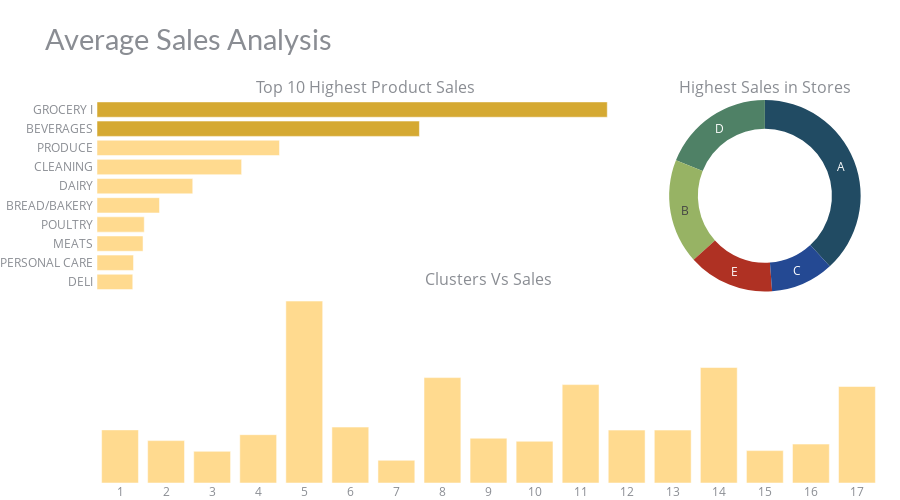

The notebook cell this image was saved under:
### Markdown cell above
Single Chart

### Code cell
# chart color
df_fa_sa['color'] = '#d5a932'
df_fa_sa['color'][2:] = '#ffda8f'
df_cl_sa['color'] = '#ffda8f'
irises_colors = ['rgb(33, 75, 99)', 'rgb(79, 129, 102)', 'rgb(151, 179, 100)',
                 'rgb(175, 49, 35)', 'rgb(36, 73, 147)']
# chart
fig = make_subplots(rows=2, cols=2, 
                    specs=[[{"type": "bar"}, {"type": "pie"}],
                           [{"colspan": 2}, None]],
                    column_widths=[0.7, 0.3], vertical_spacing=0, horizontal_spacing=0.02,
                    subplot_titles=("Top 10 Highest Product Sales", "Highest Sales in Stores", "Clusters Vs Sales"))

fig.add_trace(go.Bar(x=df_fa_sa['sales'], y=df_fa_sa['family'], marker=dict(color= df_fa_sa['color']),
                     name='Family', orientation='h'), 
                     row=1, col=1)
fig.add_trace(go.Pie(values=df_st_sa['sales'], labels=df_st_sa['store_type'], name='Store type',
                     marker_colors = irises_colors, hole=0.7,
                     hoverinfo='label+percent+value', textinfo='label'), 
                    row=1, col=2)
fig.add_trace(go.Bar(x=df_cl_sa['cluster'], y=df_cl_sa['sales'], 
                     marker=dict(color= df_cl_sa['color']), name='Cluster'), 
                     row=2, col=1)

# styling
fig.update_yaxes(showgrid=False, ticksuffix=' ', categoryorder='total ascending', row=1, col=1)
fig.update_xaxes(visible=False, row=1, col=1)
fig.update_xaxes(tickmode = 'array', tickvals=df_cl_sa.cluster, ticktext=[i for i in range(1,17)], row=2, col=1)
fig.update_yaxes(visible=False, row=2, col=1)
fig.update_layout(height=500, bargap=0.2,
                  margin=dict(b=0,r=20,l=20), xaxis=dict(tickmode='linear'),
                  title_text="Average Sales Analysis",
                  template="plotly_white",
                  title_font=dict(size=29, color='#8a8d93', family="Lato, sans-serif"),
                  font=dict(color='#8a8d93'), 
                  hoverlabel=dict(bgcolor="#f2f2f2", font_size=13, font_family="Lato, sans-serif"),
                  showlegend=False)
fig.show()

### Figure 1 — Plotly figure (JSON) as saved in the notebook; plotly's stock layout.template omitted (floating-point values rounded to 4 significant figures)
{"data": [{"marker": {"color": ["#d5a932", "#d5a932", "#ffda8f", "#ffda8f", "#ffda8f", "#ffda8f", "#ffda8f", "#ffda8f", "#ffda8f", "#ffda8f"]}, "name": "Family", "orientation": "h", "type": "bar", "x": [3790.0, 2395.0, 1355.0, 1074.0, 711.2, 464.2, 351.1, 342.0, 271.2, 265.6], "xaxis": "x", "y": ["GROCERY I", "BEVERAGES", "PRODUCE", "CLEANING", "DAIRY", "BREAD/BAKERY", "POULTRY", "MEATS", "PERSONAL CARE", "DELI"], "yaxis": "y"}, {"domain": {"x": [0.706, 1], "y": [0.5, 1]}, "hole": 0.7, "hoverinfo": "label+percent+value", "labels": ["A", "D", "B", "E", "C"], "marker": {"colors": ["rgb(33, 75, 99)", "rgb(79, 129, 102)", "rgb(151, 179, 100)", "rgb(175, 49, 35)", "rgb(36, 73, 147)"]}, "name": "Store type", "textinfo": "label", "type": "pie", "values": [708.4, 352.1, 328.3, 270.3, 197.8]}, {"marker": {"color": ["#ffda8f", "#ffda8f", "#ffda8f", "#ffda8f", "#ffda8f", "#ffda8f", "#ffda8f", "#ffda8f", "#ffda8f", "#ffda8f", "#ffda8f", "#ffda8f", "#ffda8f", "#ffda8f", "#ffda8f", "#ffda8f", "#ffda8f"]}, "name": "Cluster", "type": "bar", "x": [1, 2, 3, 4, 5, 6, 7, 8, 9, 10, 11, 12, 13, 14, 15, 16, 17], "xaxis": "x2", "y": [327.0, 261.0, 194.9, 297.5, 1120.0, 344.3, 139.8, 649.0, 275.7, 257.0, 605.8, 325.6, 325.8, 710.9, 199.4, 239.6, 594.1], "yaxis": "y2"}], "layout": {"annotations": [{"font": {"size": 16}, "showarrow": false, "text": "Top 10 Highest Product Sales", "x": 0.343, "xanchor": "center", "xref": "paper", "y": 1, "yanchor": "bottom", "yref": "paper"}, {"font": {"size": 16}, "showarrow": false, "text": "Highest Sales in Stores", "x": 0.853, "xanchor": "center", "xref": "paper", "y": 1, "yanchor": "bottom", "yref": "paper"}, {"font": {"size": 16}, "showarrow": false, "text": "Clusters Vs Sales", "x": 0.5, "xanchor": "center", "xref": "paper", "y": 0.5, "yanchor": "bottom", "yref": "paper"}], "bargap": 0.2, "font": {"color": "#8a8d93"}, "height": 500, "hoverlabel": {"bgcolor": "#f2f2f2", "font": {"family": "Lato, sans-serif", "size": 13}}, "margin": {"b": 0, "l": 20, "r": 20}, "showlegend": false, "title": {"font": {"color": "#8a8d93", "family": "Lato, sans-serif", "size": 29}, "text": "Average Sales Analysis"}, "xaxis": {"anchor": "y", "domain": [0, 0.686], "tickmode": "linear", "visible": false}, "xaxis2": {"anchor": "y2", "domain": [0, 1], "tickmode": "array", "ticktext": [1, 2, 3, 4, 5, 6, 7, 8, 9, 10, 11, 12, 13, 14, 15, 16], "tickvals": [1, 2, 3, 4, 5, 6, 7, 8, 9, 10, 11, 12, 13, 14, 15, 16, 17]}, "yaxis": {"anchor": "x", "categoryorder": "total ascending", "domain": [0.5, 1], "showgrid": false, "ticksuffix": " "}, "yaxis2": {"anchor": "x2", "domain": [0, 0.5], "visible": false}}}
